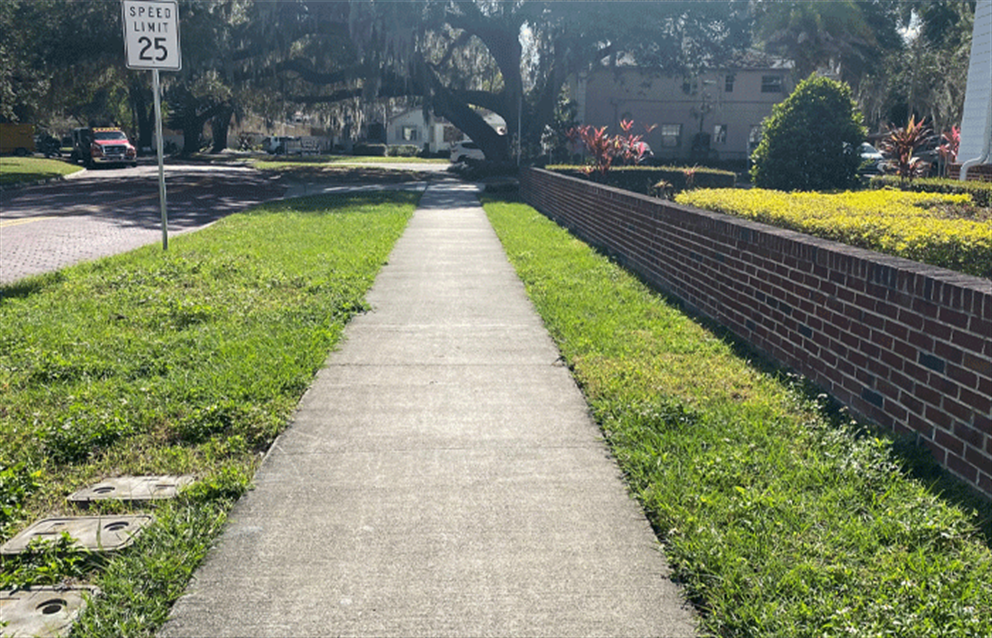
#> input picture sidewalk.png, 992 x 638 px, given in place of the camera
$ python edge_detector.py
#> lines starting #> are read from the running program, lines starting #| are printed output that depends on the picture
#> in main, frame is the input picture: shape (638, 992, 3); mean B, G, R 103.8, 128.8, 121.1
import cv2
import numpy as np

def canny_edge_detector(frame):
    # Convert the image to grayscale (necessary for edge detection)
    gray = cv2.cvtColor(frame, cv2.COLOR_BGR2GRAY)
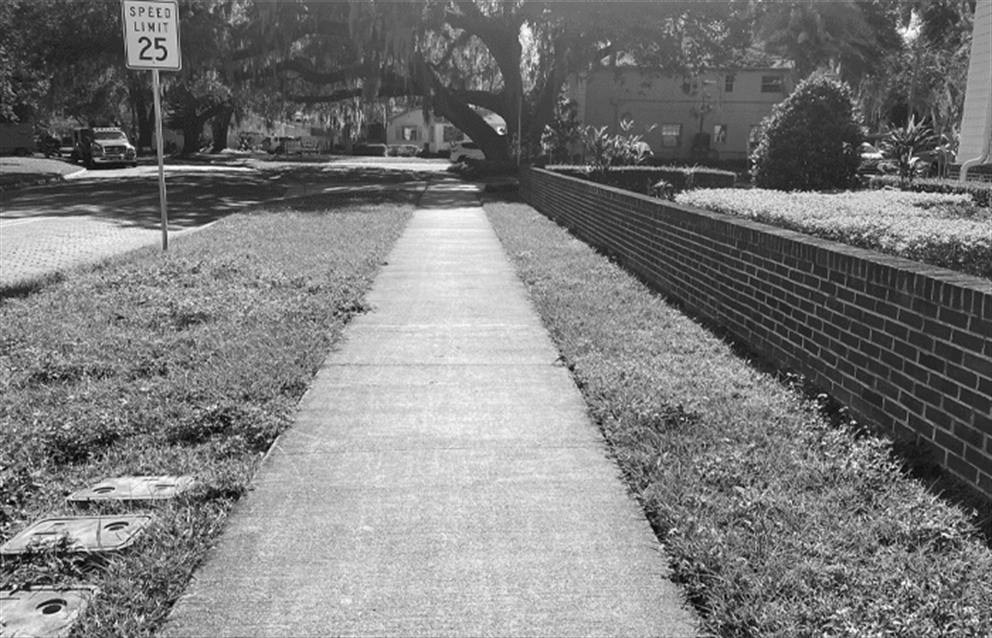
#> gray: shape (638, 992); min 0, max 255, mean 123.7

    # Applying GaussianBlur to smooth the image. Helps in reducing noise
    blur = cv2.GaussianBlur(gray, (5, 5), 0)

    # Canny Edge Detection
    edges = cv2.Canny(blur, 50, 150)
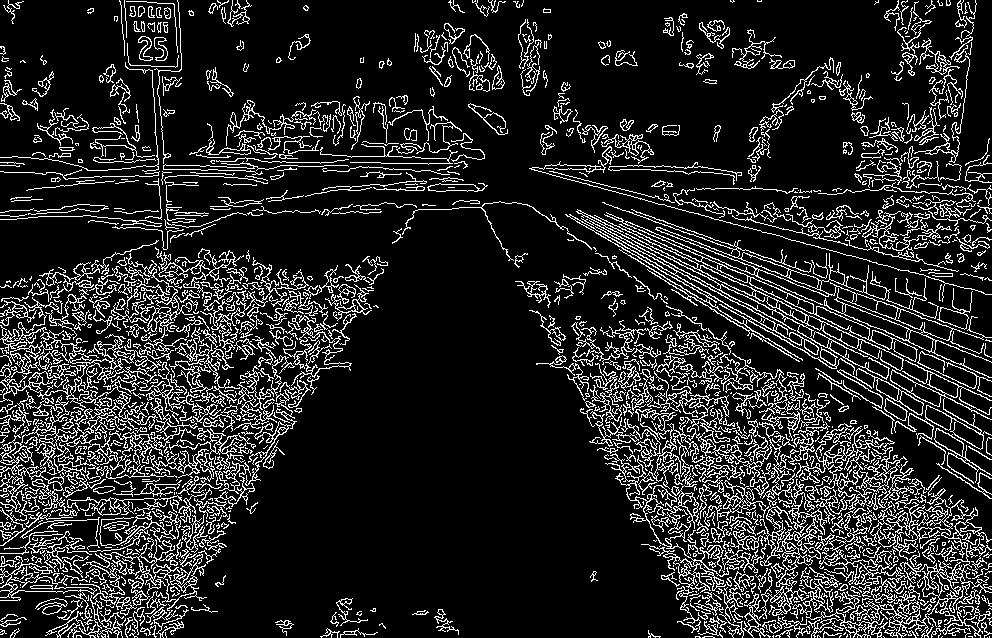
#> edges: shape (638, 992); 14.7% white in thin lines or dots

    return edges

def main():
    # Start capturing video
    camera = cv2.VideoCapture(0, cv2.CAP_DSHOW)
    camera.set(cv2.CAP_PROP_FPS, 30.0)
    camera.set(cv2.CAP_PROP_FOURCC, cv2.VideoWriter.fourcc('m','j','p','g'))
    camera.set(cv2.CAP_PROP_FOURCC, cv2.VideoWriter.fourcc('M','J','P','G'))
    camera.set(cv2.CAP_PROP_FRAME_WIDTH, 1920)
    camera.set(cv2.CAP_PROP_FRAME_HEIGHT, 1080)  # Adjust the device index as per your setup

    while True:
        # Read the frame from the video capture
        ret, frame = camera.read()

        # Validate if the frame was successfully captured
        if not ret:
            print("Failed to grab frame")
            break

        # Apply Canny Edge Detection
        edges = canny_edge_detector(frame)

        # Display the edges in a window
        cv2.imshow('Edges', edges)

        # Break the loop when 'q' is pressed
        if cv2.waitKey(1) & 0xFF == ord('q'):
#> (key q is pressed here)
            break

    # Release the VideoCapture object and close display window
    camera.release()
    cv2.destroyAllWindows()

if __name__ == "__main__":
    main()
